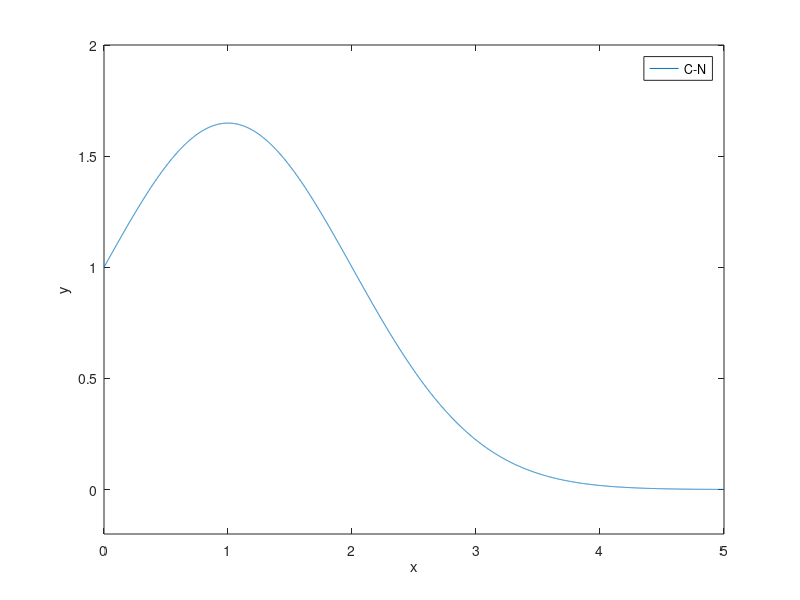

MATLAB code for this plot:
%% ME 3001 - Mechanical Engineering Analysis
% 
% Tristan Hill - modified from Dr. Han - 7/21/2014
%
% Euler's and Crank-Nicolson Runga-Kutta methods
%
% Example 1 
%% 

clear all
close all 
clc

% ODE to solve: dy/dx=(1-x)y, initial condition y=1 at x=0
slopeFun=@(x,y) (1-x)*y;

h=.5; % independent variable step size
he=.001; %step size for exact
xmax=5;
x=0:h:xmax;
xe=0:he:xmax;

y(1)=1; %initial condition

ye=exp(xe-xe.^2/2);

figure(1); hold on
plot(xe,ye)
axis([0 1 .8 1.8])

tol=1e-3;
maxidx=100;
%Crank-Nicolson Method
for i=1:length(x)-1
   yp=y(i);% initial guess for next y val. y(i+1) (predicted)
   idx=0;
   search=1;
   plot(x(i),y(i),'bo')
   
   fact=sqrt(1+slopeFun(x(i),y(i))^2);
   pause
   quiver(x(i),y(i),1/fact,slopeFun(x(i),y(i))/fact,0)
       
   while search && idx<maxidx
       
       avgSlope=(slopeFun(x(i),y(i))+slopeFun(x(i+1),yp))/2; 
       yc=y(i)+avgSlope*h; %corrected val for y(i+1)
       error=abs(yc-yp)/yp;
       
       plot(x(i+1),yp,'rp')
       plot(x(i+1),yc,'gp')
       quiver(x(i+1),yp,1,slopeFun(x(i+1),yp),0)
       pause
       quiver(x(i),y(i),1,avgSlope,0)
       pause 
       if error<tol
           y(i+1)=yc;
           search=0;
           hold off
           plot(xe,ye);hold on
           axis([0 xmax -.2 2])
       else
           yp=0.5*(yp+yc);
           idx=idx+1;
       end
       pause    
   end
  
end
    
% figure(1)
% plot(x,y,'x',x,ye)
legend('C-N','exact')
xlabel('x');ylabel('y')
